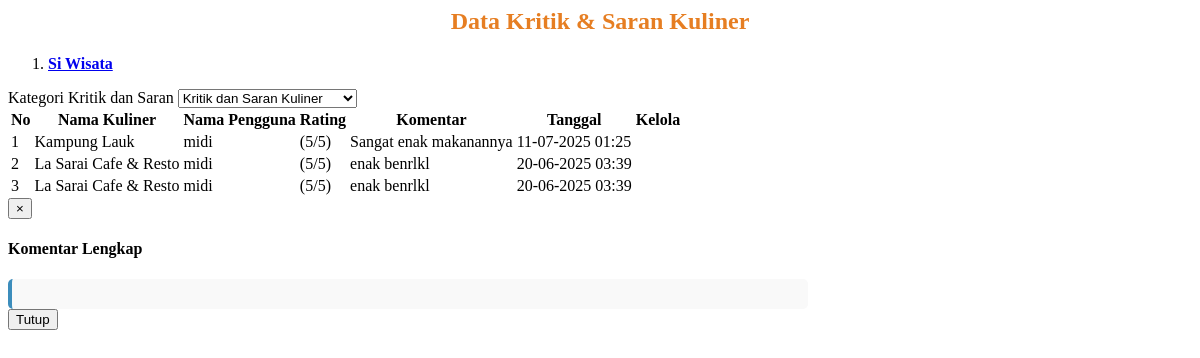
/admin/kuliner/data_kritik_kuliner.php, run on the app's committed database.
### tables this page shows
CREATE TABLE `tb_kritik_saran_kuliner` (
  `id_kritik_saran` int(11) NOT NULL,
  `id_kuliner` varchar(20) NOT NULL,
  `id_pengguna` int(11) NOT NULL,
  `rating` tinyint(4) NOT NULL COMMENT '1–5',
  `komentar` text NOT NULL,
  `tanggal` datetime NOT NULL DEFAULT current_timestamp()
);

CREATE TABLE `tb_kuliner` (
  `id_kuliner` varchar(20) NOT NULL,
  `nama_kuliner` varchar(100) NOT NULL,
  `provinsi` varchar(100) NOT NULL,
  `kabupaten` varchar(100) NOT NULL,
  `kecamatan` varchar(100) NOT NULL,
  `alamat` text NOT NULL,
  `harga_range` varchar(50) DEFAULT NULL,
  `jam_operasional` varchar(100) DEFAULT NULL,
  `menu` text DEFAULT NULL,
  `special_menu` varchar(100) DEFAULT NULL,
  `gambar` text DEFAULT NULL,
  `deskripsi` text DEFAULT NULL,
  `tanggal_upload` datetime DEFAULT current_timestamp(),
  `latitude` varchar(32) DEFAULT NULL,
  `longitude` varchar(32) DEFAULT NULL
);

CREATE TABLE `tb_pengguna` (
  `id_pengguna` int(11) NOT NULL,
  `nama_pengguna` varchar(20) NOT NULL,
  `username` varchar(20) NOT NULL,
  `password` varchar(35) NOT NULL,
  `level` enum('Administrator','pengguna','','') NOT NULL,
  `alamat` varchar(100) DEFAULT NULL,
  `no_hp` varchar(20) DEFAULT NULL
);

### admin/kuliner/data_kritik_kuliner.php (the view, shortened to what this page needs)
<?php
include "inc/koneksi.php";
?>
<section class="content-header">
    <h1 style="text-align:center;">Data Kritik & Saran Kuliner</h1>
    <ol class="breadcrumb">
        <li>
            <a href="index.php">
                <b>Si Wisata</b>
            </a>
        </li>
    </ol>
</section>
<section class="content">
    <div class="box box-primary">
        <div class="box-body">
            <div class="row">
                <div class="col-md-4">
                    <div class="form-group">
                        <label>Kategori Kritik dan Saran</label>
                        <select name="kategori" id="kategori" class="form-control" onchange="redirectToCategory(this.value)">
                            <option value="kuliner" selected>Kritik dan Saran Kuliner</option>
                        </select>
                    </div>
                </div>
            </div>
        </div>
        <div class="box-body">
            <div class="table-responsive">
                <table id="example1" class="table table-bordered table-striped">
                    <thead>
                        <tr>
                            <th>No</th>
                            <th>Nama Kuliner</th>
                            <th>Nama Pengguna</th>
                            <th>Rating</th>
                            <th>Komentar</th>
                            <th>Tanggal</th>
                            <th>Kelola</th>
                        </tr>
                    </thead>
                    <tbody>
                        <?php
                        $no = 1;
                        $sql = $koneksi->query("SELECT
                            ks.id_kritik_saran,
                            ks.id_kuliner,
                            ks.id_pengguna,
                            ks.rating,
                            ks.komentar,
                            ks.tanggal,
                            k.nama_kuliner,
                            p.nama_pengguna
                            FROM tb_kritik_saran_kuliner ks
                            LEFT JOIN tb_kuliner k ON ks.id_kuliner = k.id_kuliner
                            LEFT JOIN tb_pengguna p ON ks.id_pengguna = p.id_pengguna
                            WHERE ks.id_kuliner IS NOT NULL
                            ORDER BY ks.tanggal DESC");
                        while ($data = $sql->fetch_assoc()) {
                            $rating = intval($data['rating']);
                            $stars = '';
                            for ($i = 1; $i <= 5; $i++) {
                                if ($i <= $rating) {
                                    $stars .= '<i class="fa fa-star text-warning"></i>';
                                } else {
                                    $stars .= '<i class="fa fa-star-o text-muted"></i>';
                                }
                            }
                            $stars .= ' (' . $rating . '/5)';
                            $komentar = htmlspecialchars($data['komentar']);
                            $komentar_pendek = strlen($komentar) > 100 ? substr($komentar, 0, 100) . '...' : $komentar;
                        ?>
                        <tr>
                            <td><?= $no++; ?></td>
                            <td><?= htmlspecialchars($data['nama_kuliner'] ?? 'Kuliner Tidak Ditemukan'); ?></td>
                            <td><?= htmlspecialchars($data['nama_pengguna'] ?? 'Pengguna Tidak Ditemukan'); ?></td>
                            <td><?= $stars; ?></td>
                            <td>
                                <span class="komentar-pendek"><?= $komentar_pendek; ?></span>
                            </td>
                            <td><?= date('d-m-Y H:i', strtotime($data['tanggal'])); ?></td>
                            <td>
                            </td>
                        </tr>
                        <?php } ?>
                    </tbody>
                </table>
            </div>
        </div>
    </div>
</section>
<div class="modal fade" id="commentModal" tabindex="-1" role="dialog">
    <div class="modal-dialog modal-lg" role="document">
        <div class="modal-content">
            <div class="modal-header">
                <button type="button" class="close" data-dismiss="modal">&times;</button>
                <h4 class="modal-title" id="commentModalTitle">Komentar Lengkap</h4>
            </div>
            <div class="modal-body">
                <div id="fullCommentText" style="line-height: 1.6; padding: 15px; background-color: #f9f9f9; border-radius: 5px; border-left: 4px solid #3c8dbc;"></div>
            </div>
            <div class="modal-footer">
                <button type="button" class="btn btn-default" data-dismiss="modal">Tutup</button>
            </div>
        </div>
    </div>
</div>

### admin/kuliner/data_kritik_kuliner.php (style rules this page uses)
.komentar-pendek { display: inline-block; max-width: 100%; word-wrap: break-word; }
#commentModal .modal-dialog { width: 80%; max-width: 800px; }
.content-header h1 { color: #e67e22; }
.box-primary { border-top-color: #e67e22; }

### data on the page
tb_kritik_saran_kuliner: id_kuliner.nama_kuliner "Kampung Lauk", id_pengguna.nama_pengguna "midi", stars "(5/5)", komentar "Sangat enak makanannya", tanggal "11-07-2025 01:25"
tb_kritik_saran_kuliner: id_kuliner.nama_kuliner "La Sarai Cafe & Resto", id_pengguna.nama_pengguna "midi", stars "(5/5)", komentar "enak benrlkl", tanggal "20-06-2025 03:39"
tb_kritik_saran_kuliner: id_kuliner.nama_kuliner "La Sarai Cafe & Resto", id_pengguna.nama_pengguna "midi", stars "(5/5)", komentar "enak benrlkl", tanggal "20-06-2025 03:39"
